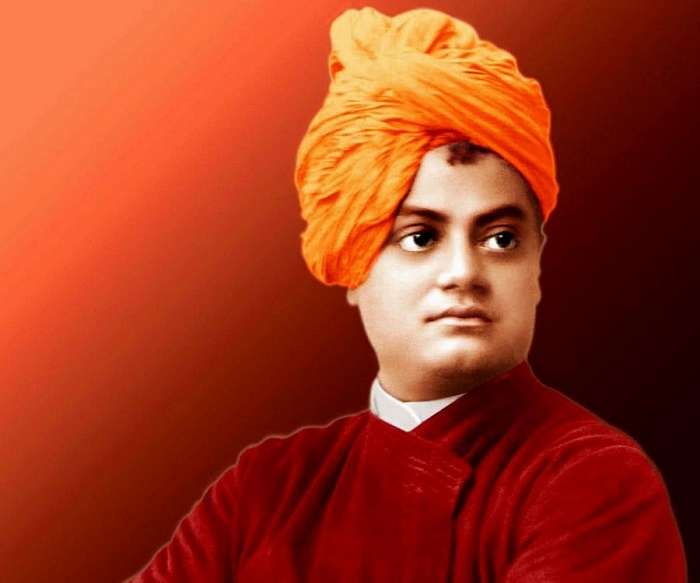
#> input picture assets/logo.jpg, 700 x 583 px
$ python tutorial2.py
#> lines starting #> are read from the running program, lines starting #| are printed output that depends on the picture; after the words box and inside, x2 and y2 are one past the last pixel; in counts of white or black regions, pixels touching at a corner belong together
import cv2
import random
img = cv2.imread('assets/logo.jpg', -1)
#> img is the input picture: shape (583, 700, 3); mean B, G, R 30.4, 56.4, 161.8

print(type(img))
#| <class 'numpy.ndarray'>
print(img.shape)
#| (583, 700, 3)
print(img[257][400])
#| [171 196 230]

'''for i in range(300): #change colour
    for j in range(img.shape[1]):

        img[i][j] = [random.randint(0, 255), random.randint(0, 255), random.randint(0, 255)]'''


tag = img[300:500, 500:700]
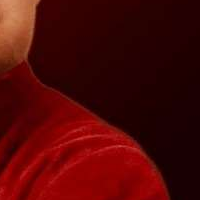
#> tag: shape (200, 200, 3); mean B, G, R 5.3, 6.7, 77.6
img[100:300, 300:500] = tag
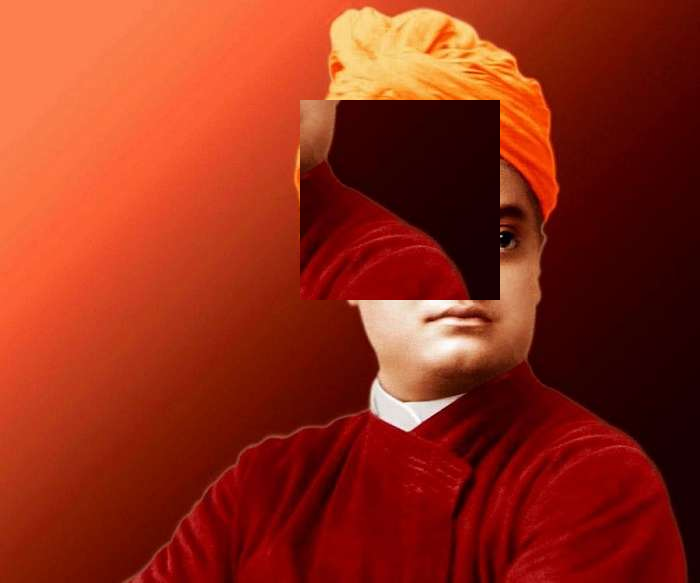
#> img: shape (583, 700, 3); 9.8% of pixels changed, all inside (x1, y1, x2, y2) = (300, 100, 500, 300)

cv2.imshow('Image', img)
cv2.waitKey(0)
cv2.destroyAllWindows()
